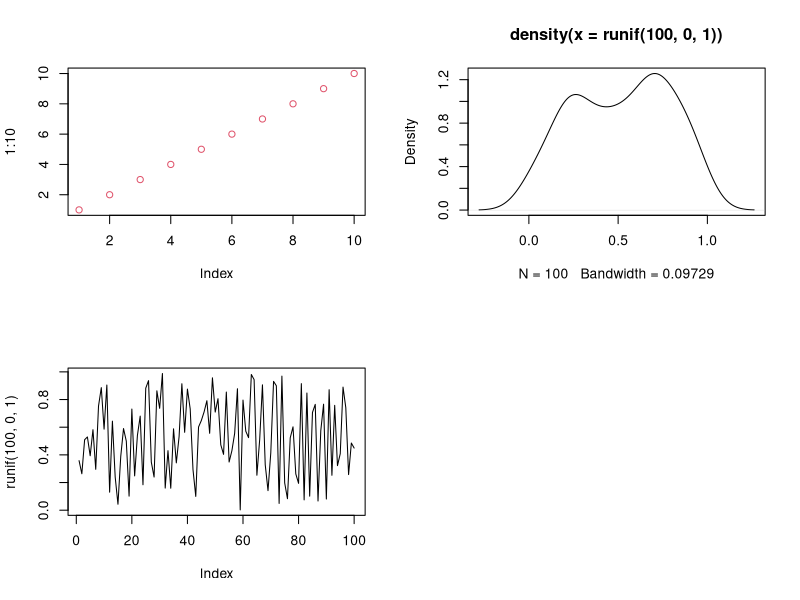

Generate this figure with R:
## ---- chunk 1
par(mfrow=c(2,2))
plot(1:10, col=2)
plot(density(runif(100, 0.0, 1.0)))
plot(runif(100, 0.0, 1.0),type="l")
